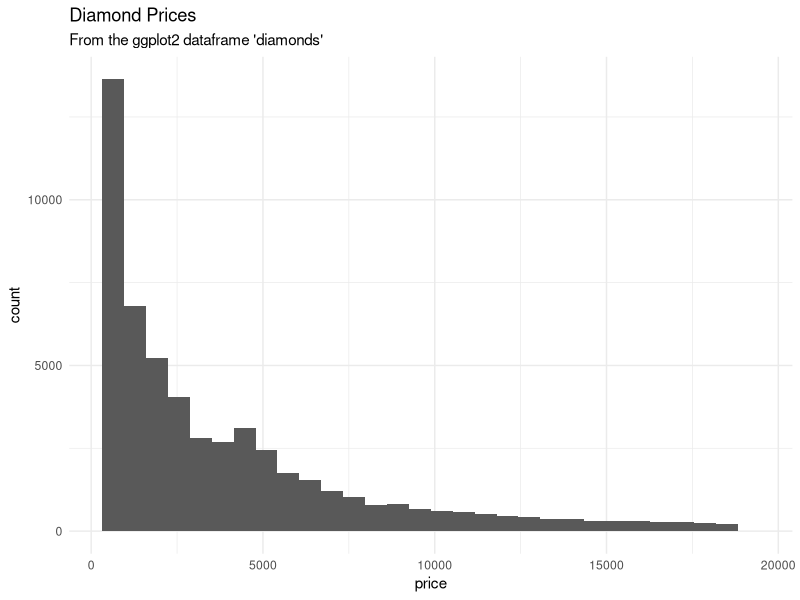

The R source for this figure: (Note: this script raises an error after producing the figure.)
## ---- chunk 1
library(tidyverse)
## ---- chunk 2
head(diamonds) # diamonds is one of ggplot2's built in dataframes! See them all with data().
## ---- chunk 3
ggplot(diamonds, aes(x = price)) +
  geom_histogram() +
  ggtitle("Diamond Prices", subtitle = "From the ggplot2 dataframe 'diamonds'") +
  theme_minimal()
## ---- chunk 4
# This line will work, but does not follow the standard syntax of summarize(newVariableName = formula), and will likely lead to errors down the line
diamonds %>% group_by(cut) %>% summarize(mean(price)) #%>% arrange(mean(price))

# This command will not work - it will throw the error "Object 'price' not found"; because it will look for a column called price, which is no longer there after we call summarize(mean(price)) (see above)
diamonds %>% group_by(cut) %>% summarize(mean(price)) %>% arrange(mean(price))

# This is how to execute the above command correctly - by NAMING our summarize() results
diamonds %>% group_by(cut) %>% summarize(averagePrice = mean(price)) %>% arrange(desc(averagePrice))
## ---- chunk 5
diamonds %>% group_by(cut, color) %>% summarize(combinedAveragePrice = mean(price), numDiamonds = n())

# Recall from the original example that there are 5 different cuts and 7 different colors. Therefore, there are 5x7=35 different cut-color combinations (which all appear in the data!)
## ---- chunk 6
# We can extend this to as many grouping variables as we want! Which combinations of cut-color-clarity are the most expensive?

diamonds %>% group_by(cut, color, clarity) %>% summarize(combinedAveragePrice = mean(price), numDiamonds = n()) %>% ungroup() %>% slice_max(combinedAveragePrice, n = 5)
## ---- chunk 7
# nrow() is NOT a dplyr command and should not be used anywhere inside dplyr commands.
nrow(diamonds)
ncol(diamonds)


# n() is a helper function for use within summarize. It is an expression which returns the number of rows WITHIN EACH GROUP as defined by group_by(). n() DOES NOT ACCEPT ARGUMENTS.

diamonds %>% summarize(numRows = n())
diamonds %>% group_by(cut) %>% summarize(numRowsByCut = n())


# count(x) is NOTHING MORE than a shorter version of: group_by(x) %>% summarize(n = n())!

diamonds %>% count(cut)

# For this reason, you should NEVER use count() inside of summarize()!
diamonds %>% group_by(cut) %>% summarize(numByCut = count(cut))
